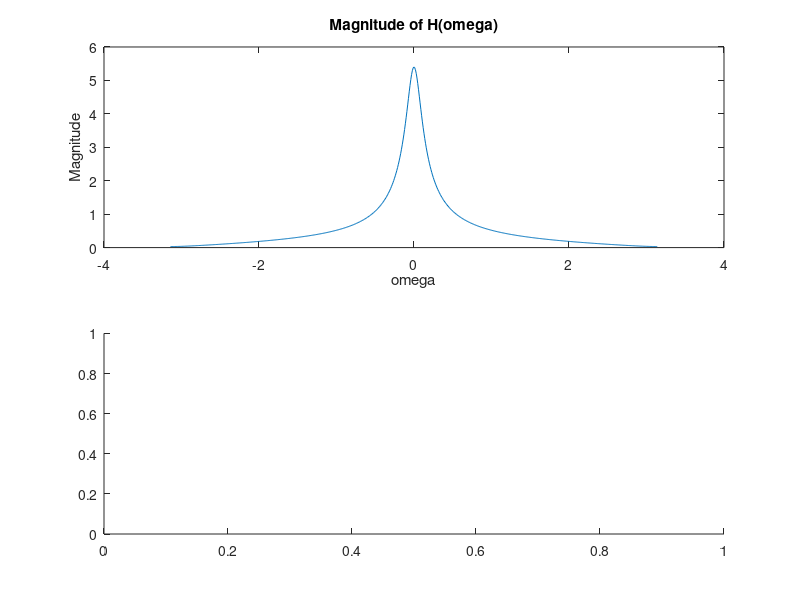

Write the MATLAB code that produced this figure. (Note: this script raises an error after producing the figure.)
w = -pi:0.01:pi;
H = (0.3+0.24*exp(-1i .* w)) ./ (1- 0.9 * exp(-1i .* w));
subplot(2, 1, 1)
plot(w, abs(H));
xlabel("\omega");
title("Magnitude of H(\omega)");
ylabel('Magnitude')

subplot(2, 1, 2)
plot(w, phase(H));
xlabel("\omega");
title("Phase of H(\omega)");
ylabel('Phase')